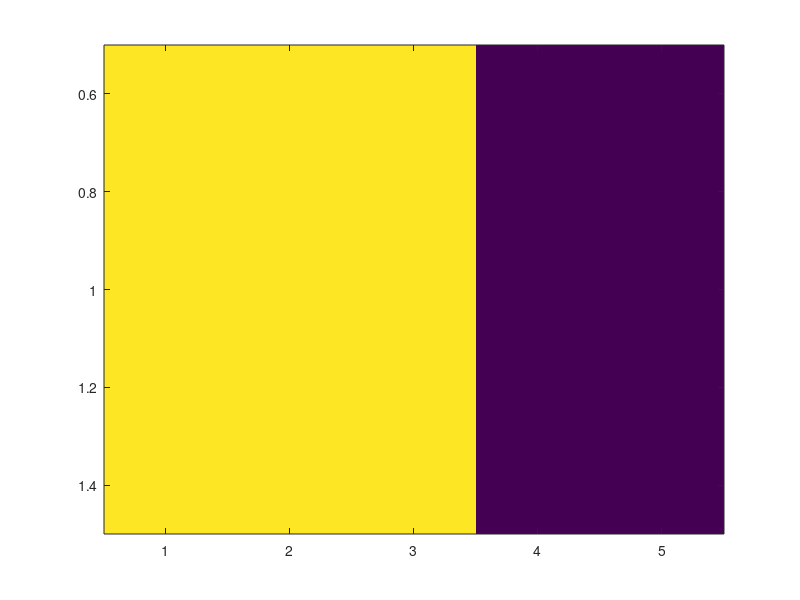

This chart was generated by the following MATLAB code:
nrows = input('Please enter the number of rows: ');
spinarr = randi(2,1,nrows)*2 - 3
imagesc(spinarr)
J=-1;
T=3;
r=rand;
for i=1:30*nrows
    randcol=randi(nrows,1);
    randrow=randi(1,1);
    if (randcol==1)
        coll=nrows;
    else
        coll=randcol-1;
    end
    if (randcol==nrows)
        colr=1;
    else
        colr=randcol+1;
    end
    E=J*spinarr(randrow,randcol)*spinarr(randrow,coll)+J*spinarr(randrow,randcol)*spinarr(randrow,colr);
    if (E>=0)
        spinarr(randrow,randcol)=-spinarr(randrow,randcol);
    else
        p=exp(E/T);
        if (p>=r)
            spinarr(randrow,randcol)=-spinarr(randrow,randcol);
        else
            spinarr(randrow,randcol)=spinarr(randrow,randcol);
        end
    end
end
imagesc(spinarr)          
            
    
